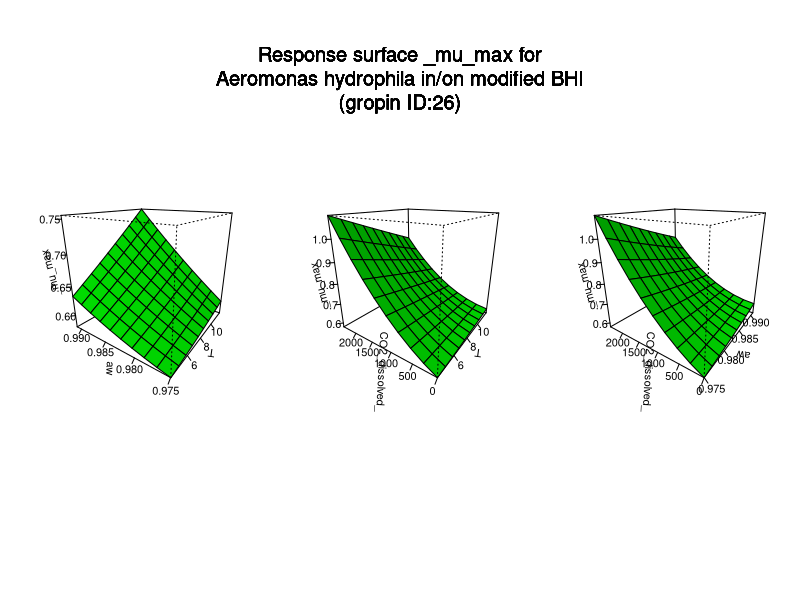

Here is the R script that generated this plot:
#############################
# start of Parameter script
#############################
T <- seq(4.004,11.988011988012,length.out=10)
aw <- seq(0.974974,0.991008991008991,length.out=10)
CO2_dissolved_ <- seq(0,2408.59140859141,length.out=10)
#############################
# end of Parameter script
#############################
############################# 
# start of Model script Gropin ID 26 
#############################
 
# constant coefficients for this model
Im <- 74.6
m1 <- -0.74
m2 <- 5.7000000000000002E-3
m3 <- -151
m4 <- 0.000124
m5 <- 4.62e-08
m6 <- 77
m7 <- -1e-05
m8 <- 0.76
m9 <- -0.0057
 
variables <- data.frame(T,aw,CO2_dissolved_)
argumentsPar <- unique.data.frame(expand.grid(variables))
 
# heart of the model
response_surface <- function(T,aw,CO2_dissolved_) {
   mumax <-(Im+(m1*T)+(m2*CO2_dissolved_)+(m3*aw)+(m4*(T^2))+(m5*(CO2_dissolved_^2))+(m6*(aw^2))+(m7*T*CO2_dissolved_)+(m8*T*aw)+(m9*CO2_dissolved_*aw))

	return(mumax=mumax)
} 

# output parameters
responseSurface <- cbind(argumentsPar,response_surface(argumentsPar['T'],argumentsPar['aw'],argumentsPar['CO2_dissolved_']))
colnames(responseSurface) <- c(colnames(argumentsPar),'mumax')
#############################
# End of Model script
#############################
############################# 
# start of Visualisation script Gropin ID 26 
#############################
titleText <-'Response surface _mu_max for
Aeromonas hydrophila in/on modified BHI
(gropin ID:26)'
argPar1 <- unique.data.frame(expand.grid(T,aw))
argPar2 <- unique.data.frame(expand.grid(T,CO2_dissolved_))
argPar3 <- unique.data.frame(expand.grid(aw,CO2_dissolved_))
z1 <- matrix(unlist(response_surface(T = argPar1[1],aw = argPar1[2],CO2_dissolved_ = CO2_dissolved_[1])),nrow=10)
z2 <- matrix(unlist(response_surface(T = argPar2[1],CO2_dissolved_ = argPar2[2],aw = aw[1])),nrow=10)
z3 <- matrix(unlist(response_surface(aw = argPar3[1],CO2_dissolved_ = argPar3[2],T = T[1])),nrow=10)
# adding precaution if response surface is zero
myZLim1 <- range(z1)
if(myZLim1[1] == myZLim1[2]) myZLim1[2] <- myZLim1[2]+1
myZLim2 <- range(z2)
if(myZLim2[1] == myZLim2[2]) myZLim2[2] <- myZLim2[2]+1
myZLim3 <- range(z3)
if(myZLim3[1] == myZLim3[2]) myZLim3[2] <- myZLim3[2]+1
if(length(T)>1 & length(aw)>1 & length(CO2_dissolved_)>1) {
	par(mfrow = c(1,3))
	persp(T,aw,z1,col = 'green',xlab='T',ylab='aw',zlab='_mu_max',zlim=myZLim1,theta=305,phi=20,shade=0.25,ticktype = 'detailed')
	persp(T,CO2_dissolved_,z2,col = 'green',xlab='T',ylab='CO2_dissolved_',zlab='_mu_max',zlim=myZLim2,theta=305,phi=20,shade=0.25,ticktype = 'detailed')
	persp(aw,CO2_dissolved_,z3,col = 'green',xlab='aw',ylab='CO2_dissolved_',zlab='_mu_max',zlim=myZLim3,theta=305,phi=20,shade=0.25,ticktype = 'detailed')
	mtext(titleText,outer=T,  cex=1.2, line=-8.5, side=3)
} else {
		myPars <- unique.data.frame(expand.grid(T,aw,CO2_dissolved_))
		myZ <-matrix(unlist(response_surface(myPars[,1],myPars[,2],myPars[,3])),nrow=10)
		myZLim <- range(myZ)
if(myZLim[1] == myZLim[2]) myZLim[2] <- myZLim[2]+1
	if(length(CO2_dissolved_)==1) {
		persp(T,aw,myZ,col = 'green',xlab='T',ylab='aw',zlab='_mu_max',main=titleText,sub=paste('other variable: CO2_dissolved_ =',round(CO2_dissolved_,digits = 2)),zlim=myZLim,theta=305,phi=20,shade=0.25,ticktype = 'detailed')
	}
	if(length(aw)==1) {
		persp(T,CO2_dissolved_,myZ,col = 'green',xlab='T',ylab='CO2_dissolved_',zlab='_mu_max',main=titleText,sub=paste('other variable: aw =',round(aw,digits = 2)),zlim=myZLim,theta=305,phi=20,shade=0.25,ticktype = 'detailed')
	}
	if(length(T)==1) {
		persp(aw,CO2_dissolved_,myZ,col = 'green',xlab='aw',ylab='CO2_dissolved_',zlab='_mu_max',main=titleText,sub=paste('other variable: T =',round(T,digits = 2)),zlim=myZLim,theta=305,phi=20,shade=0.25,ticktype = 'detailed')
	}
}
#############################
# End of Visualisation script
#############################
